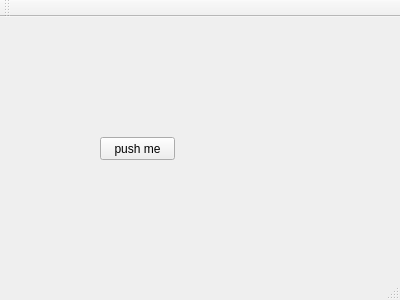
<?xml version="1.0" encoding="UTF-8"?>
<ui version="4.0">
 <class>MainWindow</class>
 <widget class="QMainWindow" name="MainWindow">
  <property name="geometry">
   <rect>
    <x>0</x>
    <y>0</y>
    <width>400</width>
    <height>300</height>
   </rect>
  </property>
  <property name="windowTitle">
   <string>MainWindow</string>
  </property>
  <widget class="QWidget" name="centralWidget">
   <widget class="QPushButton" name="pushButton">
    <property name="geometry">
     <rect>
      <x>100</x>
      <y>120</y>
      <width>75</width>
      <height>23</height>
     </rect>
    </property>
    <property name="text">
     <string>push me</string>
    </property>
   </widget>
  </widget>
  <widget class="QMenuBar" name="menuBar">
   <property name="geometry">
    <rect>
     <x>0</x>
     <y>0</y>
     <width>400</width>
     <height>20</height>
    </rect>
   </property>
  </widget>
  <widget class="QToolBar" name="mainToolBar">
   <attribute name="toolBarArea">
    <enum>TopToolBarArea</enum>
   </attribute>
   <attribute name="toolBarBreak">
    <bool>false</bool>
   </attribute>
  </widget>
  <widget class="QStatusBar" name="statusBar"/>
 </widget>
 <layoutdefault spacing="6" margin="11"/>
 <resources/>
 <connections/>
</ui>
